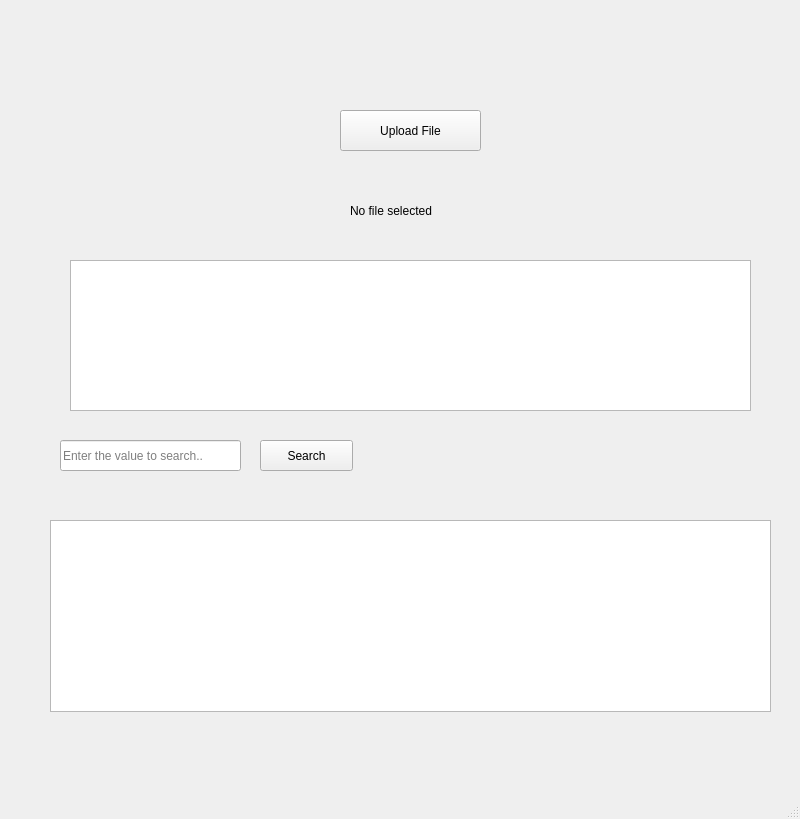
<?xml version="1.0" encoding="UTF-8"?>
<ui version="4.0">
 <class>MainWindow</class>
 <widget class="QMainWindow" name="MainWindow">
  <property name="geometry">
   <rect>
    <x>0</x>
    <y>0</y>
    <width>800</width>
    <height>819</height>
   </rect>
  </property>
  <property name="windowTitle">
   <string>MainWindow</string>
  </property>
  <widget class="QWidget" name="centralwidget">
   <widget class="QPushButton" name="UploadButton">
    <property name="geometry">
     <rect>
      <x>340</x>
      <y>110</y>
      <width>141</width>
      <height>41</height>
     </rect>
    </property>
    <property name="styleSheet">
     <string notr="true">font: 75 italic 16pt &quot;Palatino Linotype&quot;;
font: 75 italic 14pt &quot;Palatino Linotype&quot;;</string>
    </property>
    <property name="text">
     <string>Upload File</string>
    </property>
   </widget>
   <widget class="QTableWidget" name="tableWidget">
    <property name="geometry">
     <rect>
      <x>70</x>
      <y>260</y>
      <width>681</width>
      <height>151</height>
     </rect>
    </property>
   </widget>
   <widget class="QLabel" name="filelabel">
    <property name="geometry">
     <rect>
      <x>350</x>
      <y>190</y>
      <width>141</width>
      <height>41</height>
     </rect>
    </property>
    <property name="styleSheet">
     <string notr="true">font: 10pt &quot;MS Reference Sans Serif&quot;;</string>
    </property>
    <property name="text">
     <string>No file selected</string>
    </property>
   </widget>
   <widget class="QLineEdit" name="SearchLineEdit">
    <property name="geometry">
     <rect>
      <x>60</x>
      <y>440</y>
      <width>181</width>
      <height>31</height>
     </rect>
    </property>
    <property name="placeholderText">
     <string>Enter the value to search..</string>
    </property>
   </widget>
   <widget class="QPushButton" name="SearchButton">
    <property name="geometry">
     <rect>
      <x>260</x>
      <y>440</y>
      <width>93</width>
      <height>31</height>
     </rect>
    </property>
    <property name="styleSheet">
     <string notr="true">font: 9pt &quot;Mongolian Baiti&quot;;</string>
    </property>
    <property name="text">
     <string>Search</string>
    </property>
   </widget>
   <widget class="QTextBrowser" name="resultBrowser">
    <property name="geometry">
     <rect>
      <x>50</x>
      <y>520</y>
      <width>721</width>
      <height>192</height>
     </rect>
    </property>
   </widget>
  </widget>
  <widget class="QMenuBar" name="menubar">
   <property name="geometry">
    <rect>
     <x>0</x>
     <y>0</y>
     <width>800</width>
     <height>26</height>
    </rect>
   </property>
  </widget>
  <widget class="QStatusBar" name="statusbar"/>
 </widget>
 <resources/>
 <connections/>
</ui>
